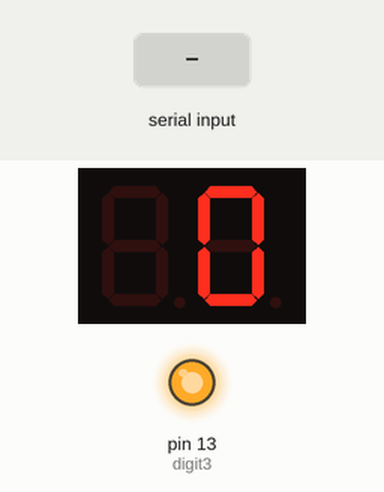
This sketch was run on a simulated Arduino Uno, built for the host (arithmetic inside an expression is 32-bit, double 64-bit). Parts: 2-digit seven-segment display, output pins drawn as LEDs (lit = HIGH). Wiring (inferred from the names in the program): 2-digit 7-segment display, segments lit when HIGH: segments pin 12, pin 11, pin 2, pin 3, pin 4, pin 6, pin 7; digit selects pin 10, pin 8. The test bench sets the inputs (shaded band). An integer division by zero does not stop the program and gives all ones (-1); the segment pins are drawn as the display they are named for; pins used as bus, display or sensor lines are not drawn; what the sketch prints to the serial monitor is not drawn.

Above: at 1.2 s.
1.3 s: "+\n" received over Serial
At 2.1 s:
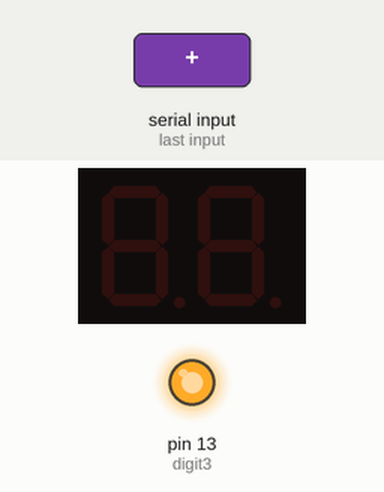
3.8 s: "l90\n" received over Serial
At 6.7 s:
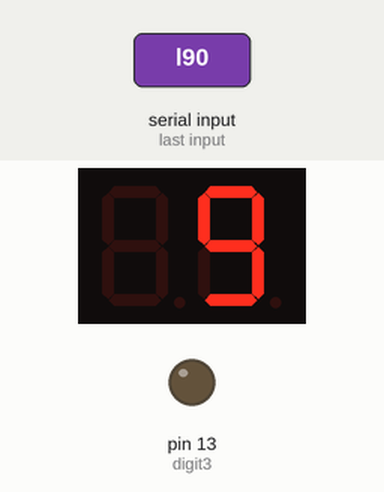
6.8 s: "-\n" received over Serial
At 8.3 s:
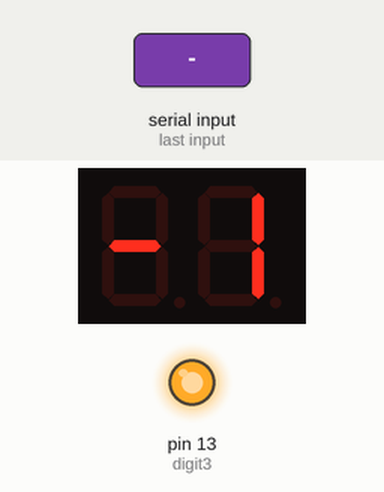
9.3 s: "90/45\n" received over Serial
At 10.8 s:
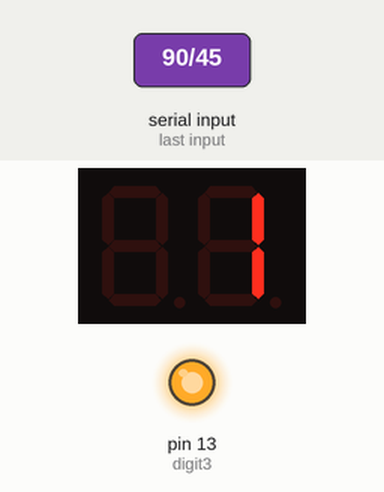
Timing chart, 0 to 11.9 s (numbered marks = the images above; inputs shaded):
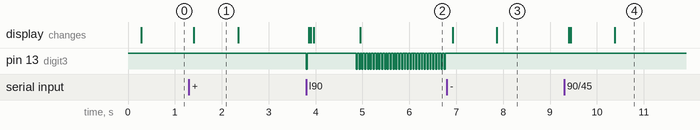

The sketch:

finall.ino
```cpp
int number1 = 0;
int number2 = 0;
bool third = false;
char myOperator;
byte least;
byte most;
byte rem;
boolean data1 = false;
boolean data2 = false;
boolean data3 = false;
boolean exception = false;
boolean welcome = false;
int a = 12;
int b = 11;
int c = 2;
int d = 3;
int e = 4;
int f = 6;
int g = 7;
#define digit1 10
#define digit2 8
#define digit3 13

void setup() {
  pinMode(a,OUTPUT);
  pinMode(b,OUTPUT);
  pinMode(c,OUTPUT);
  pinMode(d,OUTPUT);
  pinMode(e,OUTPUT);
  pinMode(f,OUTPUT);
  pinMode(g,OUTPUT);
  pinMode(digit1,OUTPUT);
  pinMode(digit2,OUTPUT);
  pinMode(digit3,OUTPUT);
  Serial.begin(9600);
}

void loop() {
  digitalWrite(digit3,HIGH);
  digitalWrite(digit1,HIGH);
  digitalWrite(digit2,HIGH);
  if (welcome == false){
    Serial.println("                ******** Welcome to the AVR-assembled calculator ********");
    Serial.println("");
    Serial.println(" + : addition");
    Serial.println(" - : subtraction");
    Serial.println(" * : multiplication");
    Serial.println(" / : division");
    Serial.println(" g : greatest common divisor");
    Serial.println(" l : least common factor");
    Serial.println(" % : remainder");
    Serial.println("___________________________________________________________________________________________");
    welcome = true;
  }
  readNumber1();
  readMyOperator();
  readNumber2();
  showNewData();
  SHOW(least);
}

void readNumber1() {
 if (Serial.available() > 0 && data1 == false) {
    number1 = Serial.parseInt();
    data1 = true;
    third = false;
    int num1 = number1;
    Serial.print(num1);
 }
}

void readMyOperator() {
 if (Serial.available() > 0 && data1 == true && data2 == false) {
    myOperator = Serial.read();

    Serial.print(" ");
    Serial.print(myOperator);
    Serial.print(" ");
    data2 = true;
 }
}

void readNumber2() {
 if (Serial.available() > 0 && data1 == true && data2 == true && data3 == false) {
    number2 = Serial.parseInt();
    data3 = true;
    Serial.print(number2);
 }
}

void showNewData() {
 if (data3 == true) {
    if  (myOperator == '+')
    {
      add_8_s(least, number1, number2);
      if( least > 127)
      {
        if( number1 >= 0 && number2 >= 0)
        {
          least = 99;
        }
        else
        {
          least = 256 - least;
          if(least > 99)
            least = 99;
          third = true;
        }

      }
    }
    else if(myOperator == '-')
    {
      sub_8_s(least, number1, number2);
      if( least > 127)
      {
        least = 256 - least;
        third = true;
      }
    }
    else if(myOperator == '*')
    {
      if( number1 < 0 && number2 <0)
      {
        number1 *= -1;
        number2 *= -1;
      }
      else if(number1 < 0 && number2 >= 0)
      {
        number1 *= -1;
        third = true;
      }
      else if(number2 < 0 && number1 >= 0)
      {
        number2 *= -1;
        third = true;
      }
      mpy_8_s(least, number1, number2);
    }
    else if(myOperator == '/')
    {
      if(number2 != 0){
        if(number1 >= 0 && number2 < 0)
        {
          number2 *= -1;
          div_8_u(least, rem, number1, number2);
         // least = 256 - least;
          third = true;
        }
        else if(number1 < 0 && number2 < 0)
        {
          number1 *= -1;
          number2 *= -1;
          div_8_u(least, rem, number1, number2);
          if( rem != 0)
          {
            rem = number2 - rem;
            least = least + 1;
          }
        }
        if(number1 < 0 && number2 >= 0)
        {
          number1 *= -1;
          div_8_u(least, rem, number1, number2);
          if( rem != 0)
          {
            rem = number2 - rem;
            least = least + 1;
          }
          third = true;
        }
        else
          div_8_u(least, rem, number1, number2);
      }
      else{
        Serial.println("     Error : divided by zero");
        exception = true;
      }
    }


    else if(myOperator == '%')
    {
      if (number2 != 0){
      if(number1 >= 0 && number2 < 0)
      {
        number2 *= -1;
        div_8_u(least, rem, number1, number2);
       // least = 256 - least;
        third = true;
      }
      else if(number1 < 0 && number2 < 0)
      {
        number1 *= -1;
        number2 *= -1;
        div_8_u(least, rem, number1, number2);
        if( rem != 0)
        {
          rem = number2 - rem;
          least = least + 1;
        }
      }
      if(number1 < 0 && number2 >= 0)
      {
        number1 *= -1;
        div_8_u(least, rem, number1, number2);
        if( rem != 0)
        {
          rem = number2 - rem;
          least = least + 1;
        }
      }
      else
        div_8_u(least, rem, number1, number2);
      least = rem;
      }
      else{
        Serial.println("     Error : divided by zero");
        exception = true;
      }
    }


    else if(myOperator == 'g')
        if(number1 < 0 || number2 < 0)
        {
          Serial.println("     Error : invalid input. Please enter new numbers.");
          exception = true;
        }
        else{
          gcd_8_u(least, number1, number2);
        }
    else if(myOperator == 'l')
      lcf_8_u(least, number1, number2);
    else{
      Serial.println("     Error : invalid operator. Please enter new operator. ");
      exception = true;
    }
    if(exception == false){
      Serial.print(" = ");
      if(third == true)
        Serial.print("-");
      if( least > 99 && least <= 127)
        least = 99;
      Serial.println(least);
   }else{
    exception = false;
   }
   data1 = false;
   data2 = false;
   data3 = false;
  }
}
void SHOW(int n){
  bool off_first = false;
  if (n > 99) n = 99;
  if (n < -99) n = -99;
  if(n < 0) n *= -1;
  char first = n%10;
  n /= 10;
  char second = n%10;
  if(second == 0){
    second = first;
    off_first = true;
  }
  if (off_first == false){
  digitalWrite(digit1,HIGH);
  digitalWrite(digit3,LOW);
  Seven_seg(first,0);
  delay(20);
  }
  digitalWrite(digit3,HIGH);
  digitalWrite(digit2,LOW);
  Seven_seg(second,0);
  delay(20);
  digitalWrite(digit2,HIGH);
  digitalWrite(digit1,LOW);
  Seven_seg(10,third);
  delay(20);
}

void Seven_seg(char n,bool sign){
    digitalWrite(a,LOW);
    digitalWrite(b,LOW);
    digitalWrite(c,LOW);
    digitalWrite(d,LOW);
    digitalWrite(e,LOW);
    digitalWrite(f,LOW);
    digitalWrite(g,LOW);
    if(sign == false && n != 10){
      if(n != 1 && n != 4 )//Turn seg 'a' on
           digitalWrite(a,HIGH);
      if(n != 5 && n != 6) //Turn seg 'b' on
           digitalWrite(b,HIGH);
      if(n != 2)  //Turn seg 'c' on
           digitalWrite(c,HIGH);
      if(n != 1 && n != 4 && n != 7 )//Turn seg 'd' on
           digitalWrite(d,HIGH);
      if(n == 2 || n == 6 || n == 8 || n == 0)//Turn seg 'e' on
         digitalWrite(e,HIGH);
      if(n != 1 && n != 2 && n != 3 && n != 7)//Turn seg 'f' on
         digitalWrite(f,HIGH);
      if(n != 1 && n != 0 && n != 7)//Turn seg 'g' on
         digitalWrite(g,HIGH);
    }
    else if(n == 10 && sign == 1){
      digitalWrite(g,HIGH);
    }
}

void sub_8_s( byte &result, byte operand1, byte operand2)// subtract 8 bit signed
{
 asm volatile (
  "ldi %0, 0 \n\t"
  "sub %1, %2 \n\t"
  "mov %0, %1 \n\t"
  : "+r" (result), "+r" (operand1),  "+r" (operand2)
   );
}
void add_8_s( byte &result, byte operand1, byte operand2) // addition 8 bit signed
{
 asm volatile (
  "ldi %0, 0 \n\t"
  "add %1, %2 \n\t"
  "mov %0, %1 \n\t"
  : "+r" (result), "+r" (operand1),  "+r" (operand2)
   );
}
void mpy_8_s( byte &result, byte multiplicand, byte multiplier) // multiplication 8 bit signed
{
 asm volatile (
  "ldi %0, 0 \n\t"
  "mul %1, %2 \n\t"
  "mov %0, R0 \n\t"
  : "+r" (result), "+r" (multiplicand),  "+r" (multiplier)
   );
}
void div_8_u(byte &result,byte &remainder,byte dividend, byte divisor)
{
    byte lc = 0;
    asm volatile (
  "div8u:  sub %1,%1 \n\t" /*clear remainder and carry*/
  " ldi %4,9 \n\t" /*init loop counter*/
  "d8u_1: rol %2 \n\t" /*shift left dividend*/
  " dec %4 \n\t" /*decrement counter*/
  " brne  d8u_2 \n\t" /*if done*/
  " rjmp d8u_4 \n\t" /*    return*/
  "d8u_2: rol %1 \n\t" /*shift dividend into remainder*/
  " sub %1,%3 \n\t" /*remainder = remainder - divisor*/
  " brcc  d8u_3 \n\t" /*if result negative*/
  " add %1,%3 \n\t" /*    restore remainder*/
  " clc \n\t" /*    clear carry to be shifted into result*/
  " rjmp  d8u_1 \n\t" /*else*/
  "d8u_3: sec \n\t" /*    set carry to be shifted into result*/
  " rjmp  d8u_1 \n\t"
  "d8u_4: mov %0,%2 \n\t"
  " mov %1,%1 \n\t"
  : "+r" (result), "+r" (remainder) , "+r" (dividend),  "+r" (divisor), "+r" (lc));
}
void gcd_8_u(byte &result, byte number1, byte number2){
  if(number1 == 0 || number2 == 0)
  {
    result = 0;
    return;
  }
  int a = number1, b = number2;
  int c = a, d = b;
  asm volatile(
    "loop: mov %2, %0 \n\t"
    "mov %3, %1 \n\t"
    "sub  %2, %3 \n\t"
    "breq  done \n\t"
    "brge  positive \n\t"
    "sub  %1, %0 \n\t"
    "jmp loop \n\t"
    "positive:  mov %0, %2 \n\t"
    "jmp loop \n\t"
    "done: mov %4,%0 \n\t"
    :"+r" (a), "+r" (b), "+r" (c), "+r" (d), "+r" (result)
    );
}
void lcf_8_u(byte &result, byte number1, byte number2){
  mpy_8_s(result, number1, number2);
  byte mul = result;
  gcd_8_u(result, number1, number2);
  byte gcd = result;
  result = mul / gcd;
}
```

Measured:
- after the input at 1.3 s, the display: changes after 0.10 s (image 1)
- after the input at 3.8 s, pin 13 (digit3): goes LOW 0.02 s, HIGH 1.0 s, 31 × (LOW 0.02 s, HIGH 0.04 s), LOW 0.02 s, then HIGH, starting at once; the display: first changes after 0.06 s (image 2 shows a later state)
- after the input at 6.8 s, pin 13 (digit3): stops changing and stays HIGH; the display: first changes after 0.12 s (image 3 shows a later state)
- after the input at 9.3 s, the display: changes after 0.10 s (image 4)
- what the display in image 1 shows lasts 1.0 s, from 1.4 s to 2.4 s
